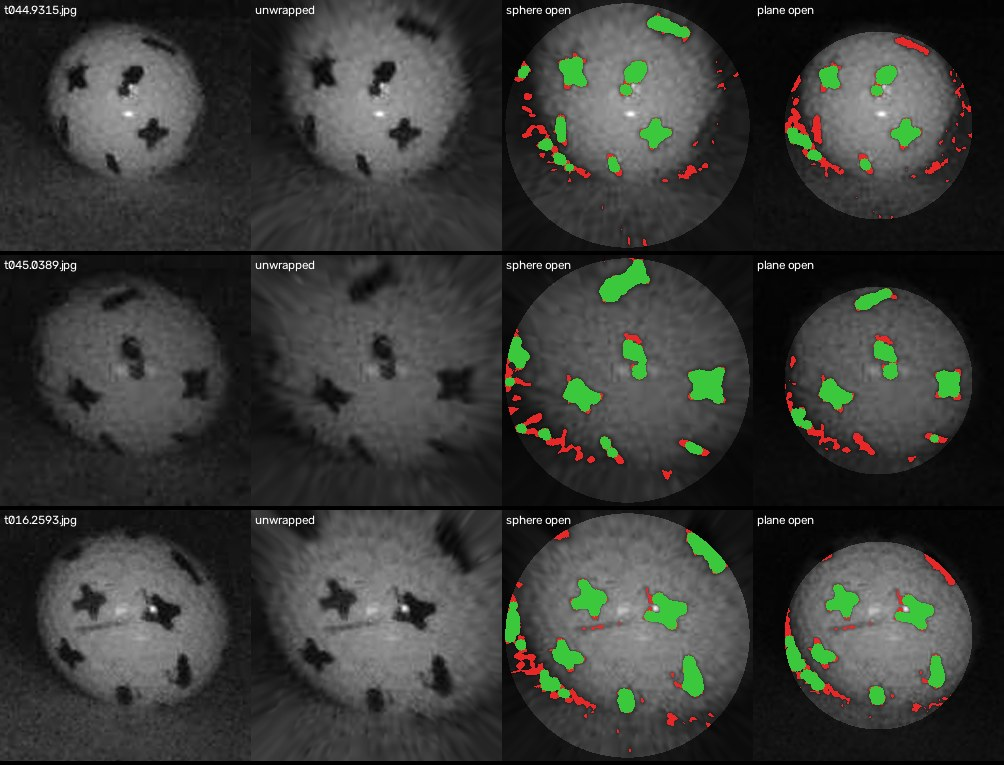
#> input picture sp1_vision/strobe_runs/2026-11-18_thin_print/line_putt_cam2_limb.jpg, 1004 x 765 px, given in place of ., which was not available
$ python thin_print_test.py out .
#> lines starting #> are read from the running program, lines starting #| are printed output that depends on the picture; after the words box and inside, x2 and y2 are one past the last pixel; in counts of white or black regions, pixels touching at a corner belong together
#!/usr/bin/env python3
"""Does removing everything thinner than ~2 mm strip the factory print and
keep the marks?

    python thin_print_test.py OUTDIR IMAGE [IMAGE ...] [--stroke-mm 2.0]

Agreed with the owner 2026-11-18 (spec 2026-11-13-ball-marks-spin-design.md,
owner decision 4): before shape analysis, part 2 removes dark structure
thinner than ~2 mm on the ball (morphological opening), so a thin alignment
line or swoosh that touches or crosses a mark does not cost the mark. The
marks are 3.5 mm wide (dot 7 mm), a thin print stroke ~1-1.8 mm.

Per image:
  1. find the ball (bright, round blob);
  2. unwrap the visible cap onto the sphere (azimuthal equidistant about the
     ball centre as seen, orthographic - ~0.5 deg off at our geometry), at a
     fixed scale, so a 3.5 mm stroke is equally wide at the centre and near
     the limb (in the plain image it narrows by cos(angle): at 55 deg a
     3.5 mm bar looks 2 mm wide radially and the opening would kill it);
  3. dark = grey / local ball brightness < --ratio (brightness from a grey
     closing larger than any mark);
  4. opening with a disc of --stroke-mm; the same in the plain image plane
     for comparison;
  5. per dark component: area before (mm^2 on the ball), fraction surviving
     the opening (sphere and plane), angle from the view centre; and the
     components left after the opening (whether a mark touching print comes
     free).

Writes OUTDIR/sheet_NN.png (kept here as .jpg) (per image: crop | unwrapped | sphere opening |
plane opening; green kept, red removed) and OUTDIR/results.txt.
"""
import argparse
import math
import os

import cv2
import numpy as np

BALL_RADIUS_MM = 42.67 / 2
R_OUT = 100                  # unwrapped scale: ball radius in px
PX_PER_MM = R_OUT / BALL_RADIUS_MM          # 4.69 px per mm of arc
MAX_DEG = 70.0               # unwrap out to this angle from the view centre
EVAL_DEG = 60.0              # components centred beyond this are reported, flagged


def find_ball(gray, r_min=20, r_max=120):
    """(u, v, r) of the most ball-like bright blob, or None."""
    # Thresholds swept from Otsu upwards: in the triggered recordings (0.5 ms)
    # Otsu lands at ~44 grey levels and joins the ball to the lit floor.
    blur = cv2.GaussianBlur(gray, (5, 5), 0)
    otsu, _ = cv2.threshold(blur, 0, 255, cv2.THRESH_BINARY + cv2.THRESH_OTSU)
    best, best_score = None, 0.0
    for t in range(int(otsu), 230, 10):
        _, bw = cv2.threshold(blur, t, 255, cv2.THRESH_BINARY)
        contours, _ = cv2.findContours(bw, cv2.RETR_EXTERNAL, cv2.CHAIN_APPROX_NONE)
        for c in contours:
            (u, v), r = cv2.minEnclosingCircle(c)
            if not r_min <= r <= r_max:
                continue
            # Fill holes (marks) before judging roundness.
            fill = cv2.contourArea(cv2.convexHull(c)) / (math.pi * r * r)
            if fill > 0.8 and fill * r > best_score:
                best, best_score = (u, v, r), fill * r
    return best


def unwrap(gray, u, v, r):
    """The visible cap mapped azimuthal-equidistant about (u, v): output
    distance from the centre = arc length on the ball, R_OUT px per radius.
    Returns (image, valid mask, angle-from-centre map in deg)."""
    half = int(math.ceil(R_OUT * math.radians(MAX_DEG))) + 2
    ys, xs = np.mgrid[-half:half + 1, -half:half + 1].astype(np.float32)
    s = np.hypot(xs, ys)
    theta = s / R_OUT
    with np.errstate(invalid="ignore", divide="ignore"):
        k = np.where(s > 0, r * np.sin(theta) / s, r / R_OUT)
    mx = (u + xs * k).astype(np.float32)
    my = (v + ys * k).astype(np.float32)
    img = cv2.remap(gray, mx, my, cv2.INTER_CUBIC, borderMode=cv2.BORDER_REPLICATE)
    valid = np.degrees(theta) <= MAX_DEG
    return img, valid, np.degrees(theta)


def plane_crop(gray, u, v, r):
    """The plain image round the ball at the same scale (ball radius R_OUT)."""
    half = int(math.ceil(R_OUT * math.radians(MAX_DEG))) + 2
    sc = R_OUT / r
    M = np.float32([[sc, 0, half - u * sc], [0, sc, half - v * sc]])
    size = 2 * half + 1
    img = cv2.warpAffine(gray, M, (size, size), flags=cv2.INTER_CUBIC,
                         borderMode=cv2.BORDER_REPLICATE)
    ys, xs = np.mgrid[-half:half + 1, -half:half + 1]
    rho = np.hypot(xs, ys) / R_OUT
    theta = np.degrees(np.arcsin(np.clip(rho, 0, 1)))
    valid = (rho < 1) & (theta <= MAX_DEG)
    return img, valid, theta


def disc(d_px):
    n = max(1, int(round(d_px)))
    if n % 2 == 0:
        n += 1
    return cv2.getStructuringElement(cv2.MORPH_ELLIPSE, (n, n))


def dark_mask(img, valid, ratio):
    """Pixels darker than ratio x the local ball brightness."""
    bright = cv2.morphologyEx(img, cv2.MORPH_CLOSE, disc(12 * PX_PER_MM))
    bright = cv2.GaussianBlur(bright, (0, 0), 3)
    rel = img.astype(np.float32) / np.maximum(bright.astype(np.float32), 1)
    return ((rel < ratio) & valid).astype(np.uint8)


def analyse(img, valid, theta, ratio, stroke_mm):
    dark = dark_mask(img, valid, ratio)
    opened = cv2.morphologyEx(dark, cv2.MORPH_OPEN, disc(stroke_mm * PX_PER_MM))
    n, lab, stats, cent = cv2.connectedComponentsWithStats(dark, connectivity=8)
    comps = []
    for i in range(1, n):
        area = stats[i, cv2.CC_STAT_AREA]
        if area < (0.5 * PX_PER_MM) ** 2 * 4:      # specks under ~1 mm^2
            continue
        m = lab == i
        cx, cy = cent[i]
        comps.append({"area_mm2": area / PX_PER_MM ** 2,
                      "kept": float(opened[m].sum()) / area,
                      "theta": float(theta[int(round(cy)), int(round(cx))]),
                      "xy": (int(cx), int(cy))})
    n2, _, st2, _ = cv2.connectedComponentsWithStats(opened, connectivity=8)
    after = sorted((st2[i, cv2.CC_STAT_AREA] / PX_PER_MM ** 2 for i in range(1, n2)), reverse=True)
    return dark, opened, comps, after


def overlay(img, valid, dark, opened):
    out = cv2.cvtColor(img, cv2.COLOR_GRAY2BGR)
    out[~valid] = (out[~valid] * 0.35).astype(np.uint8)
    out[(dark == 1) & (opened == 0)] = (40, 40, 230)
    out[opened == 1] = (60, 200, 60)
    return out


def label(img, text):
    cv2.putText(img, text, (4, 14), cv2.FONT_HERSHEY_SIMPLEX, 0.42, (255, 255, 255), 1, cv2.LINE_AA)
    return img


def main():
    ap = argparse.ArgumentParser()
    ap.add_argument("outdir")
    ap.add_argument("images", nargs="+")
    ap.add_argument("--stroke-mm", type=float, default=2.0)
    ap.add_argument("--ratio", type=float, default=0.6)
    ap.add_argument("--rows-per-sheet", type=int, default=8)
    a = ap.parse_args()
    os.makedirs(a.outdir, exist_ok=True)

    lines = ["thin-print test: opening %.1f mm (%.1f px at %.2f px/mm), dark < %.2f x local brightness"
             % (a.stroke_mm, a.stroke_mm * PX_PER_MM, PX_PER_MM, a.ratio),
             "per component: area mm^2 | kept sphere | kept plane | deg from view centre"
             " (* = beyond %.0f deg, foreshortened)" % EVAL_DEG, ""]
    rows, sheet_no = [], 0

    def flush():
        nonlocal rows, sheet_no
        if rows:
            w = max(r.shape[1] for r in rows)
            rows = [cv2.copyMakeBorder(r, 0, 4, 0, w - r.shape[1], cv2.BORDER_CONSTANT) for r in rows]
            cv2.imwrite(os.path.join(a.outdir, "sheet_%02d.png" % sheet_no), np.vstack(rows))
            sheet_no += 1
            rows = []

    for path in a.images:
        gray = cv2.imread(path, cv2.IMREAD_GRAYSCALE)
        name = os.path.basename(path)
        ball = None if gray is None else find_ball(gray)
#> in find_ball, `otsu, _ = cv2.threshold(blur, 0, 255, cv2.THRESH_BINARY + cv2.THRESH_O..`: otsu = 66
#> the loop in find_ball, `for t in range(int(otsu), 230, 10):` made 17 passes
#> contours on passes 15 to 17: 8 contours, all with area under 20, 8 contours, all with area under 20, 4 contours, all with area under 20
#> pass 1, in find_ball, `_, bw = cv2.threshold(blur, t, 255, cv2.THRESH_BINARY)`:
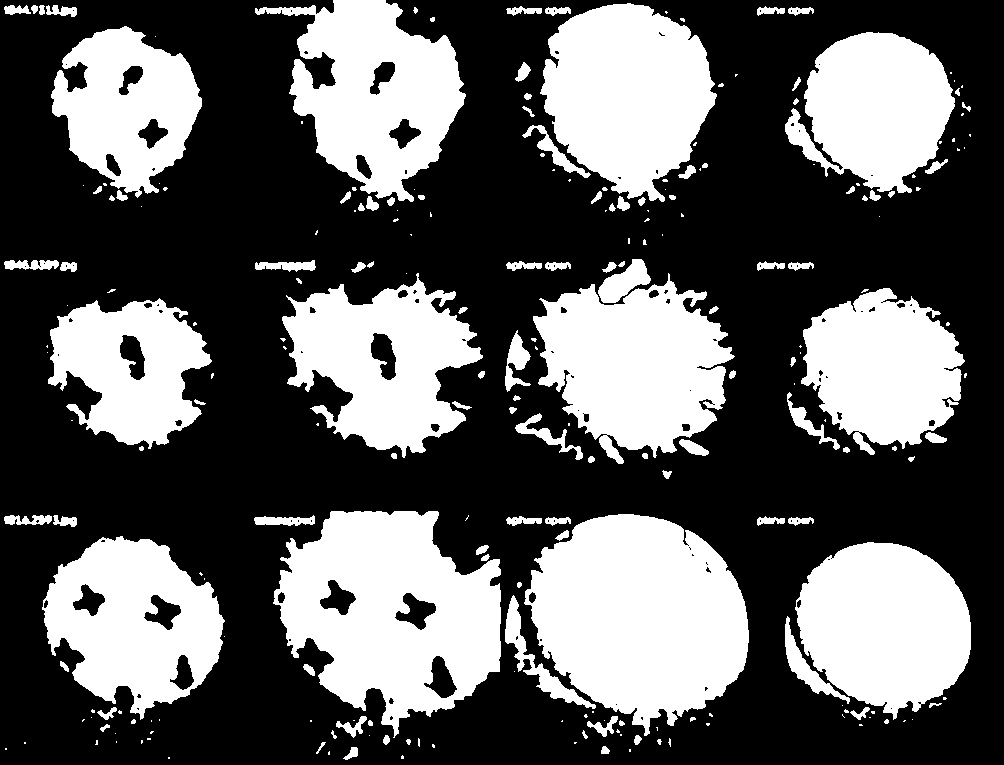
#> bw: shape (765, 1004); 37.2% white; 237 white regions (119 under 20 px), largest, box (x1, y1, x2, y2) and area: (524, 514, 749, 736) 34612, (273, 511, 501, 738) 32059, (540, 3, 717, 202) 24352
#> after the loop in find_ball, `for t in range(int(otsu), 230, 10):`:
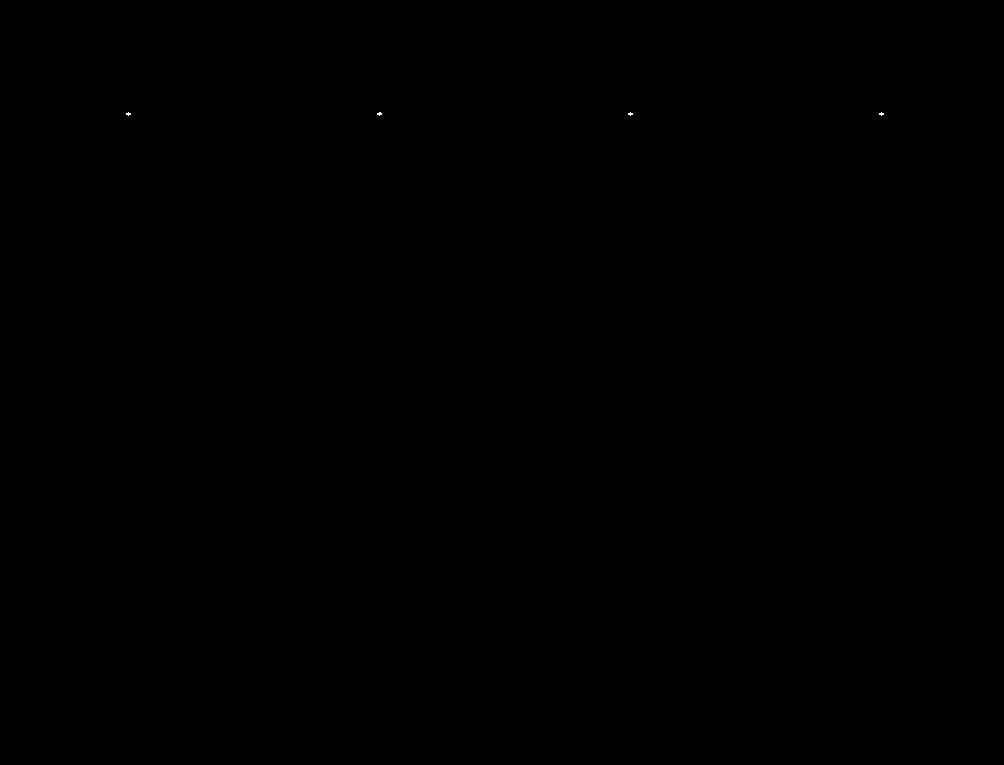
#> bw: shape (765, 1004); 0.01% white in thin lines or dots, all inside (x1, y1, x2, y2) = (126, 112, 884, 116)
#> after the loop in find_ball, `for t in range(int(otsu), 230, 10):`: best = (393.1, 606.6, 116.4); best_score = 97.33
#> ball = (393.1, 606.6, 116.4)
        if ball is None:
            lines.append("%s: no ball" % name)
            continue
        u, v, r = ball
#> u = 393.1; v = 606.6; r = 116.4
        sph, sv, sth = unwrap(gray, u, v, r)
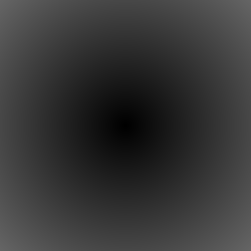
#> sth: shape (251, 251) float32; min 0, max 101.3, mean 55
        pln, pv, pth = plane_crop(gray, u, v, r)
#> in plane_crop, `sc = R_OUT / r`: sc = 0.859
#> in plane_crop, `M = np.float32([[sc, 0, half - u * sc], [0, sc, half - v * sc]])`: M = [[0.859, 0, -212.7], [0, 0.859, -396.2]]
#> pv: shape (251, 251) bool; 44% white; 1 white region, box (x1, y1, x2, y2) and area: (32, 32, 219, 219) 27717
        d_s, o_s, comps_s, after_s = analyse(sph, sv, sth, a.ratio, a.stroke_mm)
#> in analyse, `n, lab, stats, cent = cv2.connectedComponentsWithStats(dark, connectiv..`:
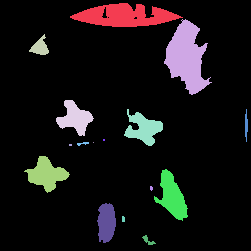
#> lab: shape (251, 251) int32; 17 distinct labels, from 0 to 16; one colour per label, 0 black
#> in analyse, `n, lab, stats, cent = cv2.connectedComponentsWithStats(dark, connectiv..`: n = 17; stats = 17 rows, first 6: [0, 0, 251, 251, 55222], [70, 3, 113, 24, 1672], [164, 19, 48, 76, 1981], [29, 34, 20, 21, 217], [56, 100, 38, 36, 699], [124, 109, 39, 37, 727]; cent = 17 rows, first 8: [124.1, 128.1], [124, 15.54], [186.3, 56.9], [39.66, 46.76], [74.67, 117.7], [143.1, 128.2], [245.9, 125], [103.5, 139.5]
#> the loop in analyse, `for i in range(1, n):` made 16 passes
#> (area, cx, cy) on passes 1, 2, 3, 4, 5, 6, 8, 11: (1672, 124, 15.54), (1981, 186.3, 56.9), (217, 39.66, 46.76), (699, 74.67, 117.7), (727, 143.1, 128.2), (69, 245.9, 125), (25, 82.36, 143.1), (834, 46.11, 173.9)
#> after the loop in analyse, `for i in range(1, n):`: comps = 11 items
#> in analyse, `n2, _, st2, _ = cv2.connectedComponentsWithStats(opened, connectivity=8)`: n2 = 10; st2 = [[0, 0, 251, 251, 55902], [76, 3, 73, 24, 1251], [150, 7, 25, 18, 295], [165, 20, 42, 74, 1890], [32, 40, 16, 15, 173], [57, 100, 36, 34, 651], [125, 113, 38, 33, 655], [28, 156, 40, 36, 798], [161, 170, 26, 50, 820], [98, 203, 18, 39, 566]]
#> in analyse, `after = sorted((st2[i, cv2.CC_STAT_AREA] / PX_PER_MM ** 2 for i in ran..`: after = [86.03, 56.94, 37.32, 36.32, 29.81, 29.63, 25.76, 13.43, 7.87]
#> comps_s = 11 items; after_s has the same summary as after in analyse
        d_p, o_p, comps_p, _ = analyse(pln, pv, pth, a.ratio, a.stroke_mm)
#> call 2 of analyse, with ratio = 0.6, stroke_mm = 2
#> in analyse (call 2), `n, lab, stats, cent = cv2.connectedComponentsWithStats(dark, connectiv..`:
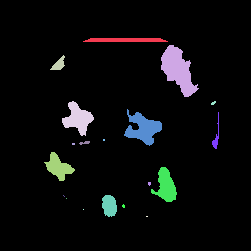
#> lab: shape (251, 251) int32; 20 distinct labels, from 0 to 19; one colour per label, 0 black
#> in analyse (call 2), `n, lab, stats, cent = cv2.connectedComponentsWithStats(dark, connectiv..`: n = 20; stats = 20 rows, first 6: [0, 0, 251, 251, 58940], [83, 38, 85, 4, 312], [161, 45, 38, 52, 1023], [50, 55, 15, 15, 113], [62, 101, 32, 35, 573], [211, 101, 5, 4, 13]; cent = 20 rows, first 8: [124.6, 125.3], [125, 39.58], [177.6, 69.64], [58.45, 63.93], [77.53, 118.2], [213, 102.6], [142.6, 128], [216, 136.2]
#> the loop in analyse (call 2), `for i in range(1, n):` made 19 passes
#> (area, cx, cy) on passes 1, 2, 3, 4, 6, 7, 9, 11: (312, 125, 39.58), (1023, 177.6, 69.64), (113, 58.45, 63.93), (573, 77.53, 118.2), (699, 142.6, 128), (82, 216, 136.2), (26, 84.35, 142.3), (422, 58.13, 166.7)
#> after the loop in analyse (call 2), `for i in range(1, n):`: comps = 10 items
#> in analyse (call 2), `n2, _, st2, _ = cv2.connectedComponentsWithStats(opened, connectivity=8)`: n2 = 7; st2 = [[0, 0, 251, 251, 59801], [161, 46, 35, 51, 969], [62, 101, 31, 33, 546], [125, 113, 37, 32, 618], [46, 154, 26, 24, 356], [158, 167, 19, 35, 460], [102, 195, 15, 22, 251]]
#> in analyse (call 2), `after = sorted((st2[i, cv2.CC_STAT_AREA] / PX_PER_MM ** 2 for i in ran..`: after = [44.11, 28.13, 24.85, 20.94, 16.2, 11.43]
#> comps_p = 10 items

        # Plane survival per sphere component: map the component centre back.
        def plane_kept(c):
            x, y = c["xy"]
            half = sph.shape[0] // 2
            s = math.hypot(x - half, y - half)
            k = R_OUT * math.sin(s / R_OUT) / s if s > 0 else 1.0
            px, py = half + (x - half) * k, half + (y - half) * k
            best = min(comps_p, key=lambda q: math.hypot(q["xy"][0] - px, q["xy"][1] - py), default=None)
            if best is None or math.hypot(best["xy"][0] - px, best["xy"][1] - py) > 3 * PX_PER_MM:
                return float("nan")
            return best["kept"]

        lines.append("%s  ball (%.0f, %.0f) r %.1f px" % (name, u, v, r))
        for c in sorted(comps_s, key=lambda c: -c["area_mm2"]):
            lines.append("   %6.1f  %4.2f  %4.2f  %3.0f%s" % (
                c["area_mm2"], c["kept"], plane_kept(c), c["theta"],
                "*" if c["theta"] > EVAL_DEG else ""))
#> this loop made 11 passes
#> (x in plane_kept, y in plane_kept, s in plane_kept, k in plane_kept, px in plane_kept, py in plane_kept) on passes 1 to 8: (186, 56, 92.1, 0.865, 177.7, 65.35), (123, 15, 110, 0.81, 123.4, 35.89), (171, 196, 84.6, 0.885, 165.7, 187.8), (46, 173, 92.44, 0.864, 56.78, 166.5), (143, 128, 18.25, 0.994, 142.9, 128), (74, 117, 51.62, 0.956, 76.24, 117.4), (106, 222, 98.84, 0.845, 108.9, 207), (39, 46, 116.8, 0.788, 57.26, 62.77)
#> after the loop, lines = 15 items
        lines.append("   after opening: %d blobs, mm^2 %s" % (
            len(after_s), " ".join("%.0f" % x for x in after_s)))

        row = np.hstack([
            label(cv2.cvtColor(pln, cv2.COLOR_GRAY2BGR), name[:22]),
            label(cv2.cvtColor(sph, cv2.COLOR_GRAY2BGR), "unwrapped"),
            label(overlay(sph, sv, d_s, o_s), "sphere open"),
            label(overlay(pln, pv, d_p, o_p), "plane open")])
#> in overlay (call 2), `out[opened == 1] = (60, 200, 60)`:
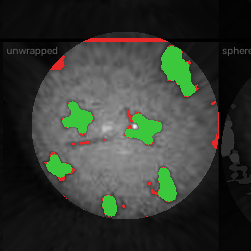
#> out: shape (251, 251, 3); mean B, G, R 50.1, 57.2, 52.7
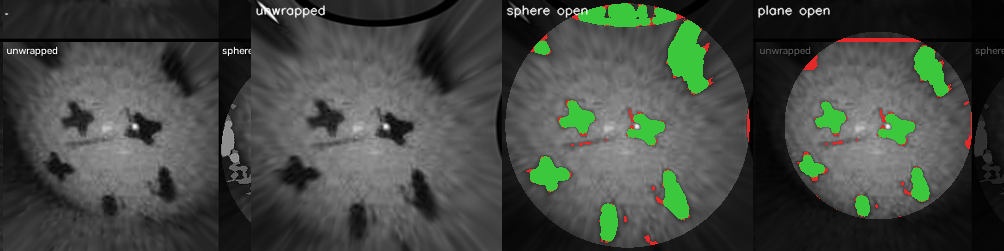
#> row: shape (251, 1004, 3); mean of channels 0, 1, 2 66.4, 72.1, 67.6; drawn as B, G, R
        rows.append(row)
        if len(rows) >= a.rows_per_sheet:
            flush()
    flush()
#> in flush, `w = max(r.shape[1] for r in rows)`: w = 1004
#> in flush, `rows = [cv2.copyMakeBorder(r, 0, 4, 0, w - r.shape[1], cv2.BORDER_CONS..`: rows = 1 item
    with open(os.path.join(a.outdir, "results.txt"), "w", encoding="utf-8") as f:
        f.write("\n".join(lines) + "\n")
    print("\n".join(lines))
#| thin-print test: opening 2.0 mm (9.4 px at 4.69 px/mm), dark < 0.60 x local brightness
#| per component: area mm^2 | kept sphere | kept plane | deg from view centre (* = beyond 60 deg, foreshortened)
#| .  ball (393, 607) r 116.4 px
#|      90.2  0.95  0.95   52
#|      76.1  0.92  0.00   62*
#|      39.8  0.94  0.92   49
#> (further printed lines are left out)


if __name__ == "__main__":
    main()
